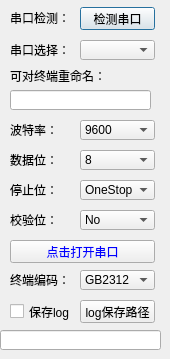
     <widget class="QWidget" name="protocalSettingPage1">
      <attribute name="title">
       <string>串口</string>
      </attribute>
      <widget class="QComboBox" name="stop_bit">
       <property name="geometry">
        <rect>
         <x>80</x>
         <y>180</y>
         <width>75</width>
         <height>20</height>
        </rect>
       </property>
       <item>
        <property name="text">
         <string>OneStop</string>
        </property>
       </item>
       <item>
        <property name="text">
         <string>OneAndHalfStop</string>
        </property>
       </item>
       <item>
        <property name="text">
         <string>TwoStop</string>
        </property>
       </item>
       <item>
        <property name="text">
         <string>UnknownStopBits</string>
        </property>
       </item>
      </widget>
      <widget class="QComboBox" name="data_bits">
       <property name="geometry">
        <rect>
         <x>80</x>
         <y>150</y>
         <width>75</width>
         <height>20</height>
        </rect>
       </property>
       <item>
        <property name="text">
         <string>8</string>
        </property>
       </item>
       <item>
        <property name="text">
         <string>7</string>
        </property>
       </item>
       <item>
        <property name="text">
         <string>6</string>
        </property>
       </item>
       <item>
        <property name="text">
         <string>5</string>
        </property>
       </item>
      </widget>
      <widget class="QPushButton" name="open_close_buttom">
       <property name="geometry">
        <rect>
         <x>10</x>
         <y>240</y>
         <width>145</width>
         <height>23</height>
        </rect>
       </property>
       <property name="styleSheet">
        <string notr="true">font: 9pt &quot;黑体&quot;;
color: rgb(0, 0, 255);
selection-color: qconicalgradient(cx:0, cy:0, angle:135, stop:0 rgba(255, 255, 0, 69), stop:0.375 rgba(255, 255, 0, 69), stop:0.423533 rgba(251, 255, 0, 145), stop:0.45 rgba(247, 255, 0, 208), stop:0.477581 rgba(255, 244, 71, 130), stop:0.518717 rgba(255, 218, 71, 130), stop:0.55 rgba(255, 255, 0, 255), stop:0.57754 rgba(255, 203, 0, 130), stop:0.625 rgba(255, 255, 0, 69), stop:1 rgba(255, 255, 0, 69));</string>
       </property>
       <property name="text">
        <string>点击打开串口</string>
       </property>
      </widget>
      <widget class="QComboBox" name="encodingtype">
       <property name="geometry">
        <rect>
         <x>80</x>
         <y>270</y>
         <width>75</width>
         <height>20</height>
        </rect>
       </property>
       <item>
        <property name="text">
         <string>GB2312</string>
        </property>
       </item>
       <item>
        <property name="text">
         <string>UTF-8</string>
        </property>
       </item>
      </widget>
      <widget class="QComboBox" name="checksum_bits">
       <property name="geometry">
        <rect>
         <x>80</x>
         <y>210</y>
         <width>75</width>
         <height>20</height>
        </rect>
       </property>
       <item>
        <property name="text">
         <string>No</string>
        </property>
       </item>
       <item>
        <property name="text">
         <string>Even</string>
        </property>
       </item>
       <item>
        <property name="text">
         <string>Odd</string>
        </property>
       </item>
       <item>
        <property name="text">
         <string>Space</string>
        </property>
       </item>
       <item>
        <property name="text">
         <string>Mark</string>
        </property>
       </item>
       <item>
        <property name="text">
         <string>Unknown</string>
        </property>
       </item>
      </widget>
      <widget class="QPushButton" name="check_com">
       <property name="geometry">
        <rect>
         <x>80</x>
         <y>7</y>
         <width>75</width>
         <height>23</height>
        </rect>
       </property>
       <property name="text">
        <string>检测串口</string>
       </property>
       <property name="autoRepeatInterval">
        <number>100</number>
       </property>
       <property name="default">
        <bool>true</bool>
       </property>
      </widget>
      <widget class="QLabel" name="s1__lb_12">
       <property name="geometry">
        <rect>
         <x>10</x>
         <y>180</y>
         <width>48</width>
         <height>20</height>
        </rect>
       </property>
       <property name="text">
        <string>停止位：</string>
       </property>
      </widget>
      <widget class="QLabel" name="s1__lb_11">
       <property name="geometry">
        <rect>
         <x>10</x>
         <y>210</y>
         <width>48</width>
         <height>20</height>
        </rect>
       </property>
       <property name="text">
        <string>校验位：</string>
       </property>
      </widget>
      <widget class="QComboBox" name="baud_rate_option">
       <property name="geometry">
        <rect>
         <x>80</x>
         <y>120</y>
         <width>75</width>
         <height>20</height>
        </rect>
       </property>
       <item>
        <property name="text">
         <string>9600</string>
        </property>
       </item>
       <item>
        <property name="text">
         <string>115200</string>
        </property>
       </item>
       <item>
        <property name="text">
         <string>57600</string>
        </property>
       </item>
       <item>
        <property name="text">
         <string>2400</string>
        </property>
       </item>
       <item>
        <property name="text">
         <string>4800</string>
        </property>
       </item>
       <item>
        <property name="text">
         <string>14400</string>
        </property>
       </item>
       <item>
        <property name="text">
         <string>19200</string>
        </property>
       </item>
       <item>
        <property name="text">
         <string>38400</string>
        </property>
       </item>
       <item>
        <property name="text">
         <string>76800</string>
        </property>
       </item>
       <item>
        <property name="text">
         <string>12800</string>
        </property>
       </item>
       <item>
        <property name="text">
         <string>230400</string>
        </property>
       </item>
       <item>
        <property name="text">
         <string>460800</string>
        </property>
       </item>
      </widget>
      <widget class="QLabel" name="label">
       <property name="geometry">
        <rect>
         <x>10</x>
         <y>270</y>
         <width>60</width>
         <height>20</height>
        </rect>
       </property>
       <property name="text">
        <string>终端编码：</string>
       </property>
      </widget>
      <widget class="QComboBox" name="com_option">
       <property name="geometry">
        <rect>
         <x>80</x>
         <y>40</y>
         <width>75</width>
         <height>20</height>
        </rect>
       </property>
      </widget>
      <widget class="QLabel" name="s1__lb_7">
       <property name="geometry">
        <rect>
         <x>10</x>
         <y>7</y>
         <width>60</width>
         <height>21</height>
        </rect>
       </property>
       <property name="text">
        <string>串口检测：</string>
       </property>
      </widget>
      <widget class="QLabel" name="label_2">
       <property name="geometry">
        <rect>
         <x>10</x>
         <y>70</y>
         <width>145</width>
         <height>12</height>
        </rect>
       </property>
       <property name="text">
        <string>可对终端重命名：</string>
       </property>
      </widget>
      <widget class="QLabel" name="s1__lb_9">
       <property name="geometry">
        <rect>
         <x>10</x>
         <y>120</y>
         <width>48</width>
         <height>20</height>
        </rect>
       </property>
       <property name="text">
        <string>波特率：</string>
       </property>
      </widget>
      <widget class="QLabel" name="s1__lb_10">
       <property name="geometry">
        <rect>
         <x>10</x>
         <y>150</y>
         <width>48</width>
         <height>20</height>
        </rect>
       </property>
       <property name="text">
        <string>数据位：</string>
       </property>
      </widget>
      <widget class="QLabel" name="s1__lb_8">
       <property name="geometry">
        <rect>
         <x>10</x>
         <y>40</y>
         <width>60</width>
         <height>20</height>
        </rect>
       </property>
       <property name="text">
        <string>串口选择：</string>
       </property>
      </widget>
      <widget class="QLineEdit" name="renameconsole">
       <property name="geometry">
        <rect>
         <x>10</x>
         <y>90</y>
         <width>141</width>
         <height>20</height>
        </rect>
       </property>
      </widget>
      <widget class="QLineEdit" name="savelogdir">
       <property name="geometry">
        <rect>
         <x>0</x>
         <y>330</y>
         <width>161</width>
         <height>20</height>
        </rect>
       </property>
      </widget>
      <widget class="QCheckBox" name="checkBox_savelog">
       <property name="geometry">
        <rect>
         <x>10</x>
         <y>300</y>
         <width>61</width>
         <height>23</height>
        </rect>
       </property>
       <property name="text">
        <string>保存log</string>
       </property>
      </widget>
      <widget class="QPushButton" name="select_logdir">
       <property name="geometry">
        <rect>
         <x>80</x>
         <y>300</y>
         <width>75</width>
         <height>23</height>
        </rect>
       </property>
       <property name="text">
        <string>log保存路径</string>
       </property>
      </widget>
     </widget>
